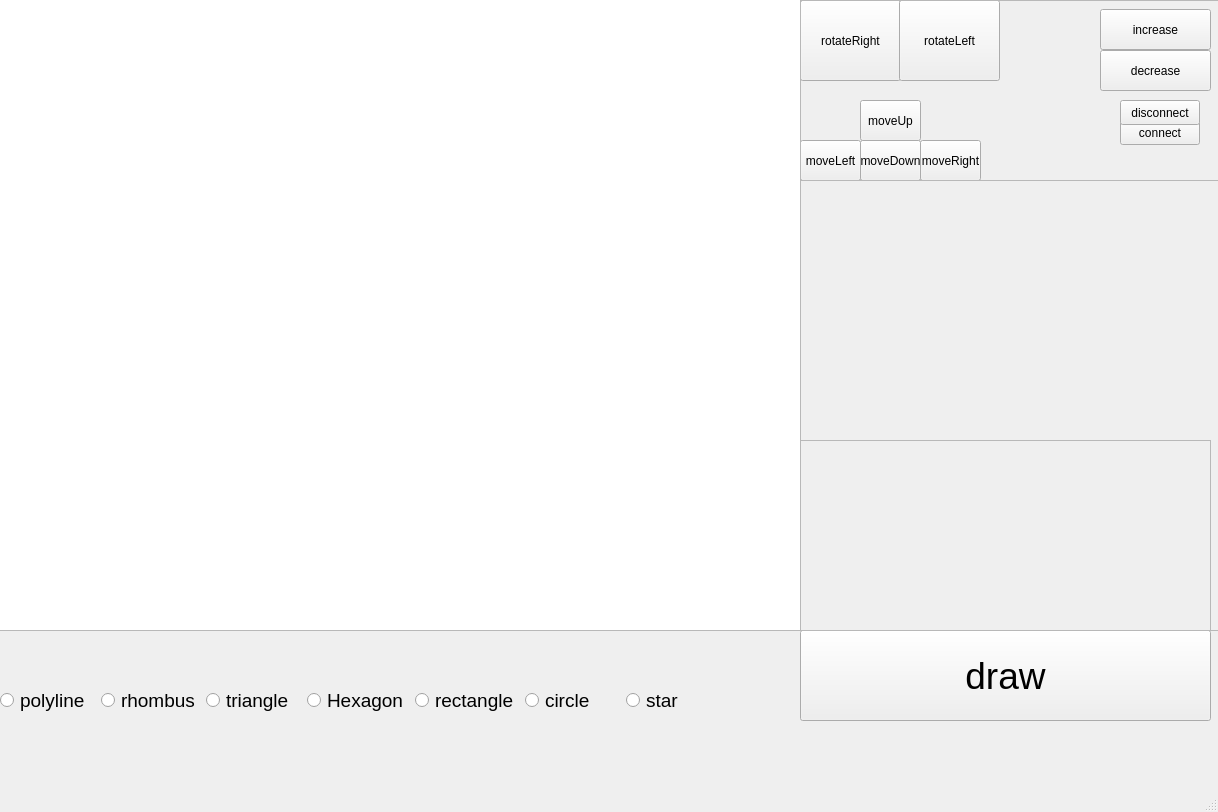
<?xml version="1.0" encoding="UTF-8"?>
<ui version="4.0">
 <class>MainWindow</class>
 <widget class="QMainWindow" name="MainWindow">
  <property name="geometry">
   <rect>
    <x>0</x>
    <y>0</y>
    <width>1218</width>
    <height>812</height>
   </rect>
  </property>
  <property name="windowTitle">
   <string>MainWindow</string>
  </property>
  <widget class="QWidget" name="centralwidget">
   <widget class="QGraphicsView" name="graphicsView">
    <property name="geometry">
     <rect>
      <x>-80</x>
      <y>-70</y>
      <width>881</width>
      <height>701</height>
     </rect>
    </property>
   </widget>
   <widget class="QPushButton" name="draw">
    <property name="geometry">
     <rect>
      <x>800</x>
      <y>630</y>
      <width>411</width>
      <height>91</height>
     </rect>
    </property>
    <property name="font">
     <font>
      <pointsize>28</pointsize>
     </font>
    </property>
    <property name="text">
     <string>draw</string>
    </property>
   </widget>
   <widget class="QFrame" name="commonMethods">
    <property name="geometry">
     <rect>
      <x>800</x>
      <y>0</y>
      <width>421</width>
      <height>181</height>
     </rect>
    </property>
    <property name="frameShape">
     <enum>QFrame::StyledPanel</enum>
    </property>
    <property name="frameShadow">
     <enum>QFrame::Raised</enum>
    </property>
    <widget class="QPushButton" name="moveUp">
     <property name="geometry">
      <rect>
       <x>60</x>
       <y>100</y>
       <width>61</width>
       <height>41</height>
      </rect>
     </property>
     <property name="text">
      <string>moveUp</string>
     </property>
    </widget>
    <widget class="QPushButton" name="moveLeft">
     <property name="geometry">
      <rect>
       <x>0</x>
       <y>140</y>
       <width>61</width>
       <height>41</height>
      </rect>
     </property>
     <property name="text">
      <string>moveLeft</string>
     </property>
    </widget>
    <widget class="QPushButton" name="moveDown">
     <property name="geometry">
      <rect>
       <x>60</x>
       <y>140</y>
       <width>61</width>
       <height>41</height>
      </rect>
     </property>
     <property name="text">
      <string>moveDown</string>
     </property>
    </widget>
    <widget class="QPushButton" name="moveRight">
     <property name="geometry">
      <rect>
       <x>120</x>
       <y>140</y>
       <width>61</width>
       <height>41</height>
      </rect>
     </property>
     <property name="text">
      <string>moveRight</string>
     </property>
    </widget>
    <widget class="QPushButton" name="decrease">
     <property name="geometry">
      <rect>
       <x>300</x>
       <y>50</y>
       <width>111</width>
       <height>41</height>
      </rect>
     </property>
     <property name="text">
      <string>decrease</string>
     </property>
    </widget>
    <widget class="QPushButton" name="increase">
     <property name="geometry">
      <rect>
       <x>300</x>
       <y>9</y>
       <width>111</width>
       <height>41</height>
      </rect>
     </property>
     <property name="text">
      <string>increase</string>
     </property>
    </widget>
    <widget class="QPushButton" name="rotateRight">
     <property name="geometry">
      <rect>
       <x>0</x>
       <y>0</y>
       <width>101</width>
       <height>81</height>
      </rect>
     </property>
     <property name="text">
      <string>rotateRight</string>
     </property>
    </widget>
    <widget class="QPushButton" name="rotateLeft">
     <property name="geometry">
      <rect>
       <x>99</x>
       <y>0</y>
       <width>101</width>
       <height>81</height>
      </rect>
     </property>
     <property name="text">
      <string>rotateLeft</string>
     </property>
    </widget>
    <widget class="QPushButton" name="connectCenter">
     <property name="geometry">
      <rect>
       <x>320</x>
       <y>120</y>
       <width>80</width>
       <height>25</height>
      </rect>
     </property>
     <property name="text">
      <string>connect</string>
     </property>
    </widget>
    <widget class="QPushButton" name="disconnectCenter">
     <property name="geometry">
      <rect>
       <x>320</x>
       <y>100</y>
       <width>80</width>
       <height>25</height>
      </rect>
     </property>
     <property name="text">
      <string>disconnect</string>
     </property>
    </widget>
    <widget class="QFrame" name="block">
     <property name="geometry">
      <rect>
       <x>0</x>
       <y>0</y>
       <width>421</width>
       <height>181</height>
      </rect>
     </property>
     <property name="frameShape">
      <enum>QFrame::StyledPanel</enum>
     </property>
     <property name="frameShadow">
      <enum>QFrame::Raised</enum>
     </property>
    </widget>
   </widget>
   <widget class="QFrame" name="uniqueMethods">
    <property name="geometry">
     <rect>
      <x>800</x>
      <y>180</y>
      <width>421</width>
      <height>451</height>
     </rect>
    </property>
    <property name="frameShape">
     <enum>QFrame::StyledPanel</enum>
    </property>
    <property name="frameShadow">
     <enum>QFrame::Raised</enum>
    </property>
    <widget class="QStackedWidget" name="stackedWidget">
     <property name="geometry">
      <rect>
       <x>10</x>
       <y>10</y>
       <width>401</width>
       <height>241</height>
      </rect>
     </property>
     <property name="currentIndex">
      <number>0</number>
     </property>
     <widget class="QWidget" name="circlePage"/>
     <widget class="QWidget" name="RectanglePage">
      <widget class="QDoubleSpinBox" name="heightRectangle">
       <property name="geometry">
        <rect>
         <x>260</x>
         <y>130</y>
         <width>141</width>
         <height>91</height>
        </rect>
       </property>
       <property name="minimum">
        <double>10.000000000000000</double>
       </property>
       <property name="maximum">
        <double>500.000000000000000</double>
       </property>
       <property name="singleStep">
        <double>3.000000000000000</double>
       </property>
       <property name="value">
        <double>200.000000000000000</double>
       </property>
      </widget>
      <widget class="QDoubleSpinBox" name="widthRectangle">
       <property name="geometry">
        <rect>
         <x>260</x>
         <y>40</y>
         <width>141</width>
         <height>91</height>
        </rect>
       </property>
       <property name="minimum">
        <double>10.000000000000000</double>
       </property>
       <property name="maximum">
        <double>500.000000000000000</double>
       </property>
       <property name="singleStep">
        <double>3.000000000000000</double>
       </property>
       <property name="value">
        <double>100.000000000000000</double>
       </property>
      </widget>
      <widget class="QLabel" name="RectangleWidth">
       <property name="geometry">
        <rect>
         <x>140</x>
         <y>46</y>
         <width>121</width>
         <height>81</height>
        </rect>
       </property>
       <property name="text">
        <string>Rectangle width</string>
       </property>
      </widget>
      <widget class="QLabel" name="RectangleHeight">
       <property name="geometry">
        <rect>
         <x>140</x>
         <y>130</y>
         <width>121</width>
         <height>81</height>
        </rect>
       </property>
       <property name="text">
        <string>Rectangle height</string>
       </property>
      </widget>
     </widget>
     <widget class="QWidget" name="TrianglePage">
      <widget class="QDoubleSpinBox" name="valueAside">
       <property name="geometry">
        <rect>
         <x>231</x>
         <y>20</y>
         <width>171</width>
         <height>71</height>
        </rect>
       </property>
       <property name="minimum">
        <double>100.000000000000000</double>
       </property>
       <property name="maximum">
        <double>1000.000000000000000</double>
       </property>
       <property name="singleStep">
        <double>5.000000000000000</double>
       </property>
       <property name="value">
        <double>200.000000000000000</double>
       </property>
      </widget>
      <widget class="QDoubleSpinBox" name="valueBside">
       <property name="geometry">
        <rect>
         <x>230</x>
         <y>90</y>
         <width>171</width>
         <height>71</height>
        </rect>
       </property>
       <property name="minimum">
        <double>100.000000000000000</double>
       </property>
       <property name="maximum">
        <double>1000.000000000000000</double>
       </property>
       <property name="singleStep">
        <double>5.000000000000000</double>
       </property>
       <property name="value">
        <double>200.000000000000000</double>
       </property>
      </widget>
      <widget class="QDoubleSpinBox" name="valueCside">
       <property name="geometry">
        <rect>
         <x>230</x>
         <y>160</y>
         <width>171</width>
         <height>71</height>
        </rect>
       </property>
       <property name="minimum">
        <double>100.000000000000000</double>
       </property>
       <property name="maximum">
        <double>1000.000000000000000</double>
       </property>
       <property name="singleStep">
        <double>5.000000000000000</double>
       </property>
       <property name="value">
        <double>200.000000000000000</double>
       </property>
      </widget>
      <widget class="QLabel" name="sideA">
       <property name="geometry">
        <rect>
         <x>150</x>
         <y>26</y>
         <width>81</width>
         <height>61</height>
        </rect>
       </property>
       <property name="text">
        <string>&lt;html&gt;&lt;head/&gt;&lt;body&gt;&lt;p&gt;&lt;span style=&quot; font-size:16pt;&quot;&gt;sideA&lt;/span&gt;&lt;/p&gt;&lt;/body&gt;&lt;/html&gt;</string>
       </property>
       <property name="margin">
        <number>0</number>
       </property>
      </widget>
      <widget class="QLabel" name="sideB">
       <property name="geometry">
        <rect>
         <x>150</x>
         <y>90</y>
         <width>81</width>
         <height>61</height>
        </rect>
       </property>
       <property name="text">
        <string>&lt;html&gt;&lt;head/&gt;&lt;body&gt;&lt;p&gt;&lt;span style=&quot; font-size:16pt;&quot;&gt;sideB&lt;/span&gt;&lt;/p&gt;&lt;/body&gt;&lt;/html&gt;</string>
       </property>
       <property name="margin">
        <number>0</number>
       </property>
      </widget>
      <widget class="QLabel" name="sideC">
       <property name="geometry">
        <rect>
         <x>150</x>
         <y>160</y>
         <width>81</width>
         <height>61</height>
        </rect>
       </property>
       <property name="text">
        <string>&lt;html&gt;&lt;head/&gt;&lt;body&gt;&lt;p&gt;&lt;span style=&quot; font-size:16pt;&quot;&gt;sideC&lt;/span&gt;&lt;/p&gt;&lt;/body&gt;&lt;/html&gt;</string>
       </property>
       <property name="margin">
        <number>0</number>
       </property>
      </widget>
     </widget>
     <widget class="QWidget" name="RhombPage">
      <widget class="QDoubleSpinBox" name="setRhombWidth">
       <property name="geometry">
        <rect>
         <x>240</x>
         <y>20</y>
         <width>161</width>
         <height>101</height>
        </rect>
       </property>
       <property name="maximum">
        <double>500.000000000000000</double>
       </property>
       <property name="singleStep">
        <double>3.000000000000000</double>
       </property>
       <property name="value">
        <double>99.989999999999995</double>
       </property>
      </widget>
      <widget class="QDoubleSpinBox" name="setRhombHeight">
       <property name="geometry">
        <rect>
         <x>240</x>
         <y>120</y>
         <width>161</width>
         <height>111</height>
        </rect>
       </property>
       <property name="maximum">
        <double>500.000000000000000</double>
       </property>
       <property name="singleStep">
        <double>3.000000000000000</double>
       </property>
       <property name="value">
        <double>200.000000000000000</double>
       </property>
      </widget>
      <widget class="QLabel" name="RhombWidth">
       <property name="geometry">
        <rect>
         <x>90</x>
         <y>30</y>
         <width>151</width>
         <height>91</height>
        </rect>
       </property>
       <property name="font">
        <font>
         <pointsize>16</pointsize>
        </font>
       </property>
       <property name="text">
        <string>RhombWidth</string>
       </property>
      </widget>
      <widget class="QLabel" name="RhombHeight">
       <property name="geometry">
        <rect>
         <x>90</x>
         <y>130</y>
         <width>141</width>
         <height>91</height>
        </rect>
       </property>
       <property name="font">
        <font>
         <pointsize>16</pointsize>
        </font>
       </property>
       <property name="text">
        <string>RhombHeight</string>
       </property>
      </widget>
     </widget>
     <widget class="QWidget" name="StarPage">
      <widget class="QPushButton" name="innerRadiusDown">
       <property name="geometry">
        <rect>
         <x>90</x>
         <y>20</y>
         <width>151</width>
         <height>61</height>
        </rect>
       </property>
       <property name="text">
        <string>innerRadiusDown</string>
       </property>
      </widget>
      <widget class="QPushButton" name="innerRadiusUp">
       <property name="geometry">
        <rect>
         <x>240</x>
         <y>20</y>
         <width>161</width>
         <height>61</height>
        </rect>
       </property>
       <property name="text">
        <string>innerRadiusUp</string>
       </property>
      </widget>
      <widget class="QPushButton" name="outerRadiusDown">
       <property name="geometry">
        <rect>
         <x>90</x>
         <y>80</y>
         <width>151</width>
         <height>61</height>
        </rect>
       </property>
       <property name="text">
        <string>outerRadiusDown</string>
       </property>
      </widget>
      <widget class="QPushButton" name="outerRadiusUp">
       <property name="geometry">
        <rect>
         <x>240</x>
         <y>80</y>
         <width>161</width>
         <height>61</height>
        </rect>
       </property>
       <property name="text">
        <string>outerRadiusUp</string>
       </property>
      </widget>
      <widget class="QSpinBox" name="vertexes">
       <property name="geometry">
        <rect>
         <x>240</x>
         <y>140</y>
         <width>161</width>
         <height>91</height>
        </rect>
       </property>
       <property name="minimum">
        <number>5</number>
       </property>
       <property name="maximum">
        <number>8</number>
       </property>
      </widget>
      <widget class="QLabel" name="label">
       <property name="geometry">
        <rect>
         <x>90</x>
         <y>146</y>
         <width>151</width>
         <height>81</height>
        </rect>
       </property>
       <property name="font">
        <font>
         <pointsize>16</pointsize>
        </font>
       </property>
       <property name="text">
        <string>Star Vertexes</string>
       </property>
      </widget>
     </widget>
     <widget class="QWidget" name="page">
      <widget class="QSpinBox" name="spinBoxPolygon">
       <property name="geometry">
        <rect>
         <x>270</x>
         <y>60</y>
         <width>131</width>
         <height>71</height>
        </rect>
       </property>
       <property name="minimum">
        <number>4</number>
       </property>
       <property name="value">
        <number>6</number>
       </property>
      </widget>
      <widget class="QLabel" name="label_2">
       <property name="geometry">
        <rect>
         <x>140</x>
         <y>60</y>
         <width>131</width>
         <height>71</height>
        </rect>
       </property>
       <property name="font">
        <font>
         <pointsize>16</pointsize>
        </font>
       </property>
       <property name="text">
        <string>Vertixes</string>
       </property>
      </widget>
     </widget>
     <widget class="QWidget" name="page_2">
      <widget class="QPushButton" name="ChangePolyline">
       <property name="geometry">
        <rect>
         <x>150</x>
         <y>70</y>
         <width>131</width>
         <height>61</height>
        </rect>
       </property>
       <property name="text">
        <string>ChangePolyline</string>
       </property>
      </widget>
     </widget>
    </widget>
    <widget class="QFrame" name="frame">
     <property name="geometry">
      <rect>
       <x>0</x>
       <y>260</y>
       <width>411</width>
       <height>191</height>
      </rect>
     </property>
     <property name="frameShape">
      <enum>QFrame::StyledPanel</enum>
     </property>
     <property name="frameShadow">
      <enum>QFrame::Raised</enum>
     </property>
     <widget class="QWidget" name="verticalLayoutWidget">
      <property name="geometry">
       <rect>
        <x>30</x>
        <y>0</y>
        <width>371</width>
        <height>191</height>
       </rect>
      </property>
      <layout class="QVBoxLayout" name="verticalLayout">
       <item>
        <widget class="QLabel" name="textCenter">
         <property name="text">
          <string/>
         </property>
        </widget>
       </item>
       <item>
        <widget class="QLabel" name="textSquare">
         <property name="text">
          <string/>
         </property>
        </widget>
       </item>
       <item>
        <widget class="QLabel" name="textPerimeter">
         <property name="text">
          <string/>
         </property>
        </widget>
       </item>
      </layout>
     </widget>
    </widget>
   </widget>
   <widget class="QWidget" name="horizontalLayoutWidget">
    <property name="geometry">
     <rect>
      <x>0</x>
      <y>640</y>
      <width>721</width>
      <height>121</height>
     </rect>
    </property>
    <layout class="QHBoxLayout" name="horizontalLayout">
     <item>
      <widget class="QRadioButton" name="polyline">
       <property name="font">
        <font>
         <pointsize>14</pointsize>
        </font>
       </property>
       <property name="text">
        <string>polyline</string>
       </property>
      </widget>
     </item>
     <item>
      <widget class="QRadioButton" name="rhombus">
       <property name="font">
        <font>
         <pointsize>14</pointsize>
        </font>
       </property>
       <property name="text">
        <string>rhombus</string>
       </property>
      </widget>
     </item>
     <item>
      <widget class="QRadioButton" name="triangle">
       <property name="font">
        <font>
         <pointsize>14</pointsize>
        </font>
       </property>
       <property name="text">
        <string>triangle</string>
       </property>
      </widget>
     </item>
     <item>
      <widget class="QRadioButton" name="Hexagon">
       <property name="font">
        <font>
         <pointsize>14</pointsize>
        </font>
       </property>
       <property name="text">
        <string>Hexagon</string>
       </property>
      </widget>
     </item>
     <item>
      <widget class="QRadioButton" name="rectangle">
       <property name="font">
        <font>
         <pointsize>14</pointsize>
        </font>
       </property>
       <property name="text">
        <string>rectangle</string>
       </property>
      </widget>
     </item>
     <item>
      <widget class="QRadioButton" name="circle">
       <property name="font">
        <font>
         <pointsize>14</pointsize>
        </font>
       </property>
       <property name="text">
        <string>circle</string>
       </property>
      </widget>
     </item>
     <item>
      <widget class="QRadioButton" name="Star">
       <property name="font">
        <font>
         <pointsize>14</pointsize>
        </font>
       </property>
       <property name="text">
        <string>star</string>
       </property>
      </widget>
     </item>
    </layout>
   </widget>
  </widget>
  <widget class="QMenuBar" name="menubar">
   <property name="geometry">
    <rect>
     <x>0</x>
     <y>0</y>
     <width>1218</width>
     <height>22</height>
    </rect>
   </property>
  </widget>
  <widget class="QStatusBar" name="statusbar"/>
 </widget>
 <resources/>
 <connections/>
</ui>
